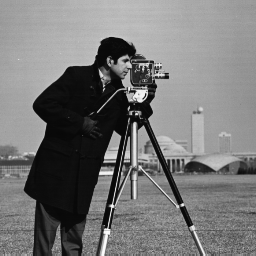
#> input picture prac1/cameraman.tif, 256 x 256 px
$ python 3.3.py
#> lines starting #> are read from the running program, lines starting #| are printed output that depends on the picture
import matplotlib.pyplot as plt
import cv2

cameraman = cv2.imread("cameraman.tif")
#> cameraman is the input picture: shape (256, 256, 3); min 7, max 253, mean 118.7
moon = cv2.imread("moon.tif")
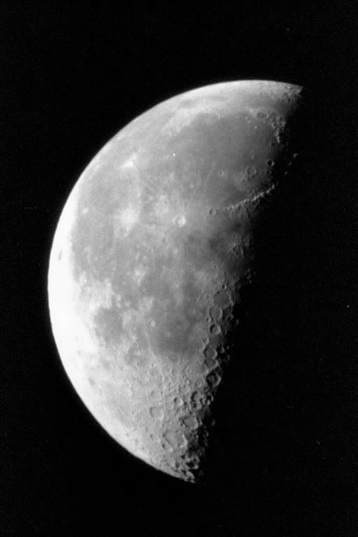
#> input picture prac1/moon.tif, 358 x 537 px
#> moon is the input picture: shape (537, 358, 3); min 0, max 253, mean 52.9

cameraman_r = cv2.resize(cameraman, (256, 256))
moon_r = cv2.resize(moon, (256, 256))
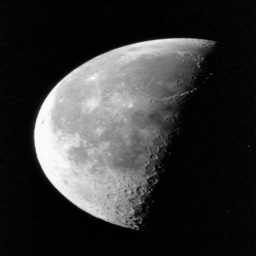
#> moon_r: shape (256, 256, 3); min 0, max 253, mean 52.8

cameraman_m = cv2.multiply(cameraman_r, 1.8)
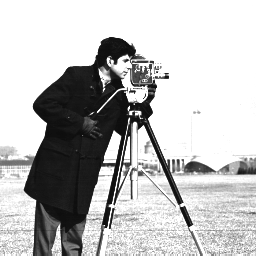
#> cameraman_m: shape (256, 256, 3); min 13, max 255, mean 190
moon_m = cv2.multiply(moon_r, 1.2)
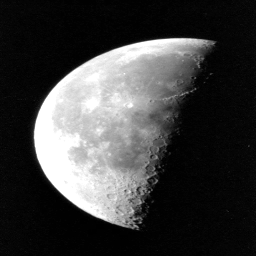
#> moon_m: shape (256, 256, 3); min 0, max 255, mean 62.1

S = cv2.subtract(cameraman_m, moon_m)
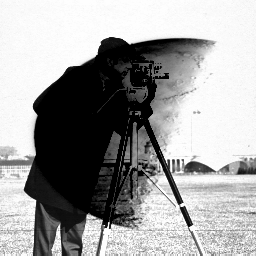
#> S: shape (256, 256, 3); min 0, max 255, mean 160.1
S = cv2.add(S, 128)
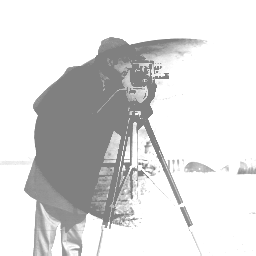
#> S: shape (256, 256, 3); min 128, max 255, mean 219.8

fig, ax = plt.subplots(1, 3, figsize=(15, 10))

ax[0].imshow(cameraman_r)
ax[0].set_title("Cameraman")
ax[0].axis("off")

ax[1].imshow(moon_r)
ax[1].set_title("Moon")
ax[1].axis("off")

ax[2].imshow(S)
ax[2].set_title("S = CAM * 1.8 - MOON * 1.2 + 128")
ax[2].axis("off")

plt.show()
